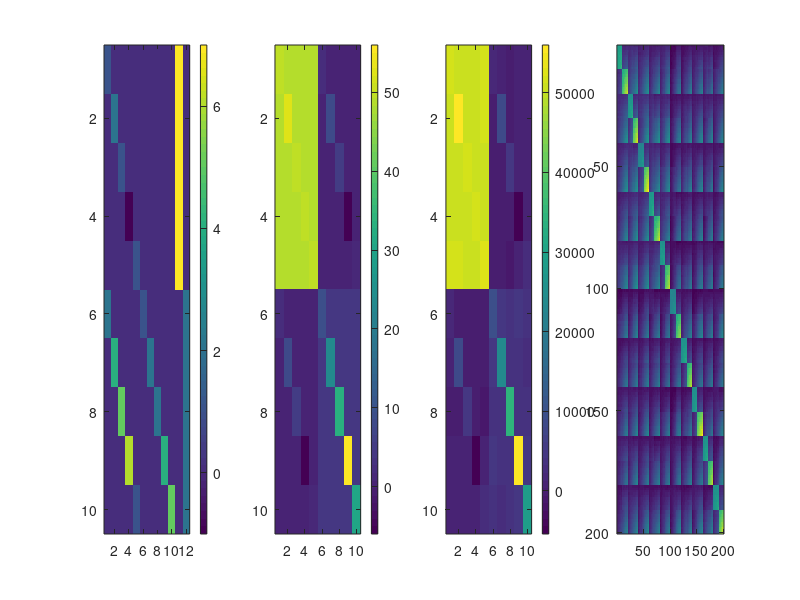

MATLAB code to generate this figure:
clear all;
% close all

% --------------------------------------------------------------------------
% Generate data

% Define M_h matrices
% using Model2: Model with a flexible correlation for each finger
num_conds = 10;
for i = 1:5
  A = zeros(5);
  A(i, i) = 1;
  Ac(:, 1:5, i)    = [A; zeros(5)];       % Contralateral finger patterns   (theta_a)
  Ac(:, 1:5, 5 + i)  = [zeros(5); A];       % Mirrored Contralateralpatterns  (theta_b)
  Ac(:, 6:10, 10 + i) = [zeros(5); A];       % Unique Ipsilateral pattterns    (theta_c)
end
Ac(:, 11, 16)  = [ones(5, 1); zeros(5, 1)];  % Hand-specific component contra  (theta_d)
Ac(:, 12, 17)  = [zeros(5, 1); ones(5, 1)];  % Hand-specific component ipsi    (theta_e)

theta_orig = [1 2 1 -1  1 2 4 5 6 1 1 2 2 4 5 7 2];

% Define M matrix and original G matrix
M = zeros(10, 12);
for i = 1:17
  M = M + theta_orig(i) * Ac(:, :, i);
end

G_orig = M * M';
figure;
subplot(1, 4, 1);
imagesc(M);
colorbar;
subplot(1, 4, 2);
imagesc(G_orig);
colorbar;

% Generate activation profiles for each voxel
num_voxels = 1000;
num_feature = size(M, 2);
W = randn(num_feature, num_voxels); %  weights for each feature and voxel
% figure; imagesc(w*w');

U = M * W;  % U(num_conds,num_vox)
subplot(1, 4, 3);
imagesc(U * U');
colorbar; % approx. = G_orig because UU' = MWW'M' = MM' if W iid

% Generate data
num_partitions = 20;
part_vec = kron(ones(num_conds, 1), [1:num_partitions]');
cond_vec = kron([1:num_conds]', ones(num_partitions, 1));
X = repmat(eye(num_partitions), num_conds, 1); % figure;imagesc(X);
Z = kron(eye(num_conds), ones(num_partitions, 1)); % figure;imagesc(Z);
B = randn(num_partitions, num_voxels);

% generate B that are correlated over (partitions - not sure that's useful) and voxels

my_corr_part = 1;
my_corr1 = 0;
my_corr2 = 100;
if my_corr_part == 1
  B_init = repmat([1:20 + my_corr1]', 1, num_voxels + my_corr2); % mean activation increases over runs
  B_more = B_init + randn(num_partitions + my_corr1, num_voxels + my_corr2);
  for i = 1:size(B, 1)
    B1(i, :) = mean(B_more(i:i + my_corr1, :), 1);
  end
  for i = 1:size(B, 2)
    B(:, i) = mean(B1(:, i:i + my_corr2), 2); % mean effects are correlated over voxels
  end

end

S = 5; % NxN temporal cov matrix; here iid; i.e. S = scalar
e = S * randn(num_conds * num_partitions, num_voxels);

my_corr_e = 1;
S2 = 20;
if my_corr_e == 1
  part_e = randn(num_partitions, num_voxels) * S2;
  for i = 1:num_partitions
    for k = 1:num_voxels
      e((i - 1) * num_conds + 1:i * num_conds, k) = repmat(part_e(i, k), num_conds, 1) + randn(num_conds, 1) * S;
    end
  end
end

Y = Z * U + X * B + e;
% subplot(1,2,1);imagesc(Y);
subplot(1, 4, 4);
imagesc(Y * Y');

% save data in format
sub = 1;
data{sub} = Y;
partVec{sub} = part_vec;
condVec{sub} = cond_vec;

save hokus.mat data partVec condVec U G_orig;
%
%
%
%
% % load data_recipe_correlation.mat
% runEffect  = 'fixed';
% alg = 'minimize';
%
% % % --------------------------------------
% % % Model1: Model with independent contra and ipsilateral patterns (zero
% % % correlation)
% % M{1}.type       = 'feature';
% % M{1}.numGparams = 12;
% % for i=1:5
% %     A=zeros(5);
% %     A(i,i)=1;
% %     M{1}.Ac(:,1:5 ,i)    = [A;zeros(5)];       % Contralateral finger patterns   (theta_a)
% %     M{1}.Ac(:,6:10,5+i) = [zeros(5);A];        % Unique Ipsilateral pattterns    (theta_c)
% %     M{1}.name       = 'null';
% % end
% % M{1}.Ac(:,11  ,11)  = [ones(5,1);zeros(5,1)];  % Hand-specific component contra  (theta_d)
% % M{1}.Ac(:,12  ,12)  = [zeros(5,1);ones(5,1)];  % Hand-specific component ipsi    (theta_e)
% % M{1}.theta0=ones(12,1);                        % Starting values: could be closer, but converges anyways
% % M{1}.fitAlgorithm = alg;
% %
% % % --------------------------------------
% %
% % % --------------------------------------
% % % Model3: Model with a fixed r=1 correlation (ipsilateral = scaled version of contralateral pattern)
% % M{3}.type       = 'feature';
% % M{3}.numGparams = 12;
% % for i=1:5
% %     A=zeros(5);
% %     A(i,i)=1;
% %     M{3}.Ac(:,1:5 ,i)    = [A;zeros(5)]; % Contralateral finger patterns   (theta_a)
% %     M{3}.Ac(:,1:5 ,5+i)  = [zeros(5);A]; % Mirrored Contralateralpatterns  (theta_b)
% %     M{3}.name       = 'one';
% % end
% % M{3}.Ac(:,6,11)  = [ones(5,1);zeros(5,1)]; % Hand-specific component contra  (theta_d)
% % M{3}.Ac(:,7,12)  = [zeros(5,1);ones(5,1)]; % Hand-specific component ipsi    (theta_e)
% % M{3}.theta0=ones(12,1);
% % M{3}.fitAlgorithm = alg;
%
% % Free model as Noise ceiling
% M{1}.type       = 'freechol';
% M{1}.numCond    = 10;
% M{1}.name       = 'noiseceiling';
% M{1}           = pcm_prepFreeModel(M{1});
%
%
% %%
% for p=1:12
%     G_emp(:,:,p)=pcm_estGCrossval(Data{p},partVec{p},condVec{p});
% end
%
%
% %%
% [T_ind,theta_ind,G_pred_ind] = pcm_fitModelIndivid(Data,M,partVec,condVec,'runEffect',runEffect);
% [D,T_ind_cv,theta_ind_cv]=pcm_fitModelIndividCrossval(Data,M,partVec,condVec,'runEffect',runEffect);
%
% % generate the predicted matrices for ind CV
% for iM = 1:numel(M)
%     for p = 1:12
%         tmp = mean(theta_ind_cv{iM}(T_ind_cv.SN==p,:),1);
%         G_pred_ind_cv{iM}(:,:,p) = pcm_calculateG(M{iM},tmp(1:M{iM}.numGparams)'); %#ok<SAGROW>
%         clear tmp
%     end
% end
%
% %%
% figure('name', 'G_{pred}-ind')
% i=1;
% H = eye(10)-ones(10)/10;
% for p=1:12
%     subplot(3,12,i)
%     imagesc(H*G_emp(:,:,p)*H')
%     i=i+1;
%     axis square
%     colorbar
% end
% for p=1:12
%     subplot(3,12,i)
%     imagesc(G_pred_ind{1}(:,:,p))
%     axis square
%     colorbar
%     i=i+1;
% end
% for p=1:12
%     subplot(3,12,i)
%     imagesc(G_pred_ind_cv{1}(:,:,p))
%     axis square
%     colorbar
%     i=i+1;
% end
% subplot(3,12,1);
% ylabel('CVed G_{emp}')
% subplot(3,12,13);
% ylabel('G_{free}-ind')
% subplot(3,12,25);
% ylabel('G_{free}-ind-CV')
%
% %
% % %% Now do crossvalidated model comparision:
% % [T_gr,theta_gr,G_pred_gr] = pcm_fitModelGroup(Data,M,partVec,condVec,'runEffect',...
% %     runEffect,'fitScale',1);
% % [T_gr_cv,theta_gr_cv,G_pred_gr_cv] = pcm_fitModelGroupCrossval(Data,M,partVec,...
% %     condVec,'runEffect',runEffect,'groupFit',theta_gr,'fitScale',1);
% %
% %
% %
% % %%
% % figure('name', 'G_{pred}-grp')
% % i=1;
% % H = eye(size(M{1}.Ac,1))-ones(size(M{1}.Ac,1))/numel(size(M{1}.Ac,1));
% %
% % subplot(1,3,1)
% % imagesc(H*mean(G_emp,3)*H')
% % axis square
% % title('CVed G_{emp}-gr')
% %
% % subplot(1,3,2)
% % imagesc(G_pred_gr{end})
% % axis square
% % title('G_{free}-gr')
% %
% % subplot(1,3,3)
% % imagesc(mean(G_pred_gr_cv{end},3))
% % axis square
% % title('G_{free}-gr-CV')
% %
% %
% %
% %
% %
% %
% %
% %
% %
% %
%
